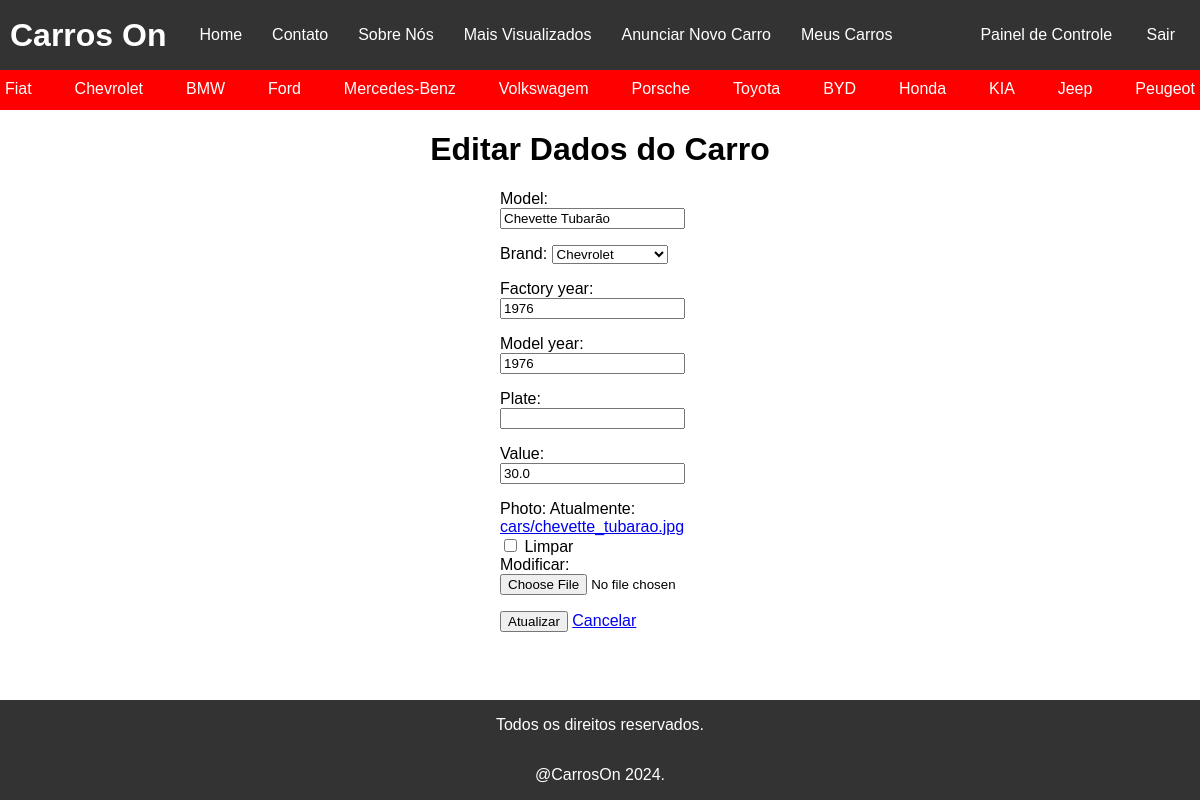
The page /update_car/2/ (signed in) on the database as committed earlier.
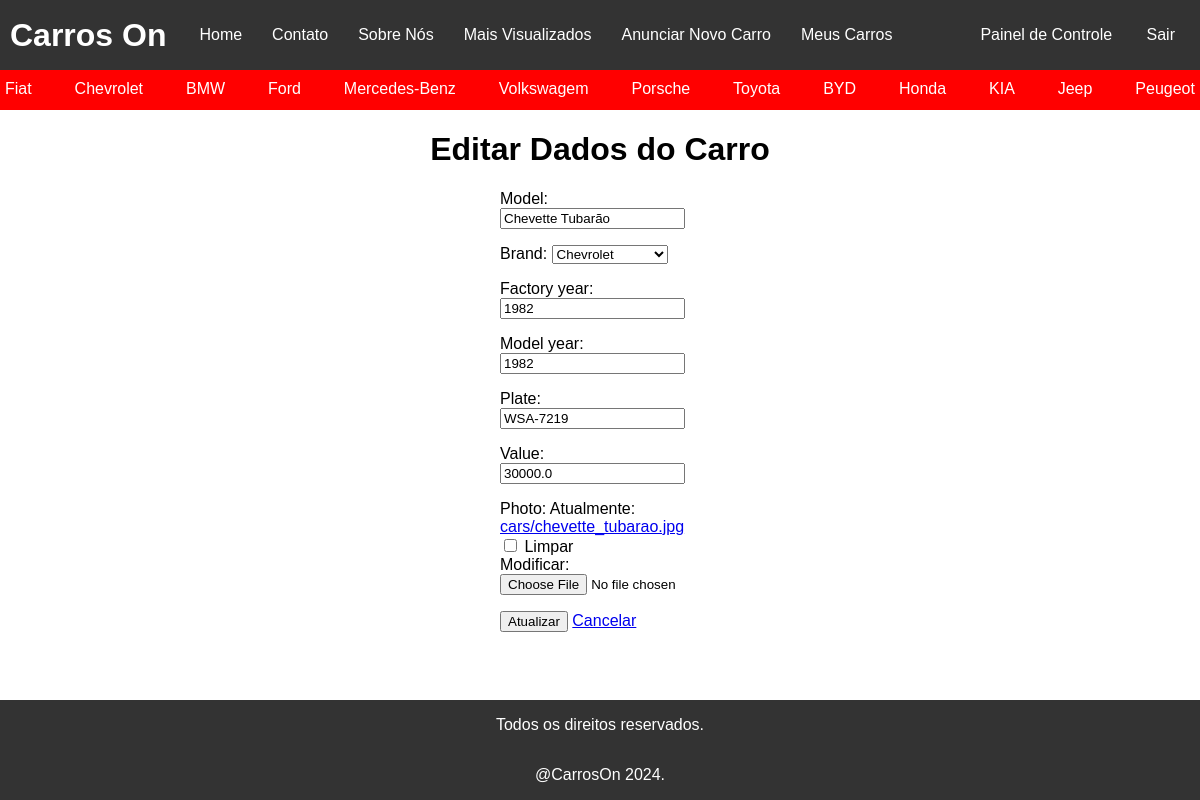
The same page on the database as committed later.
### cars/models.py (models this page shows, shortened)
class Car(models.Model):
    id = models.AutoField(primary_key=True)
    model = models.CharField(max_length=200)
    brand = models.ForeignKey(Brand, on_delete=models.PROTECT, related_name='car_brand')  # Criando um campo de FK ligando a tabela Brand
    factory_year = models.IntegerField(blank=True, null=True)
    model_year = models.IntegerField(blank=True, null=True)
    plate = models.CharField(max_length=10, blank=True, null=True)
    value = models.FloatField(blank=True, null=True)
    photo = models.ImageField(upload_to='cars/', blank=True, null=True)  # Definicao de um campo de imagem e aonde elas serão armazenadas
    autor = models.ForeignKey(User, on_delete=models.PROTECT, related_name='car_user', null=True, editable=False)  # Cria um campo de FK associada ao model padrao do django User
    day_time = models.DateTimeField(default=timezone.now, editable=False, null=True)  # Define um campo de data e hora e estabelece como padrao o dia e a hora atual
    views_by_user = models.IntegerField(default=0, editable=False)
    class Meta:
        ordering = ['model']  # Define a ordem que os objetos do model serão recuperados

### cars/views.py (the view)
# urls.py: path('update_car/<int:pk>/', UpdateCar.as_view(), name='update_car'),
@method_decorator(login_required, name='dispatch')
class UpdateCar(UpdateView):
    model = Car
    form_class = RegisterNewCarByUserForm
    template_name = 'update_car.html'
    success_url = reverse_lazy('cars_list')
    def get_context_data(self, **kwargs):
        context = super().get_context_data()
        context['car_brands'] = Brand.objects.all()
        return context

### cars/forms.py (shortened to what this page needs)
class RegisterNewCarByUserForm(forms.ModelForm):  # Criando classe que herda de ModelForm
    class Meta:  # Editando a classe meta
        model = Car  # Passando qual o model está associado a esse ModelForm
        fields = "__all__"  # Capturando todos os campos de model para o formulario

### cars/models.py (called while the page is built)
    def __str__(self):
        return self.name  # Modificando a representação dos objetos para o atributo name

### cars/templates/update_car.html (shortened to what this page needs)
{% extends 'base.html' %}
{% block styles %}
    {{ block.super }}
    {% load static %}
    <link rel="stylesheet" type="text/css" href="{% static '/css/update_car.css' %}">
{% endblock %}
{% block content %}
    <main>
        <h1 class="update-text">Editar Dados do Carro</h1>
        <form method="post" enctype="multipart/form-data">
            {{ form.as_p }}
            <input type="submit" value="Atualizar">
            <a href="{% url 'cars_list' %}">Cancelar</a>
        </form>
    </main>
{% endblock %}

Rows that differ between the two databases and show on the page:
changed Car "Chevette Tubarão": factory_year "1976" → "1982"; model_year "1976" → "1982"; plate (not shown) → "WSA-7219"; value "30.0" → "30000.0"
